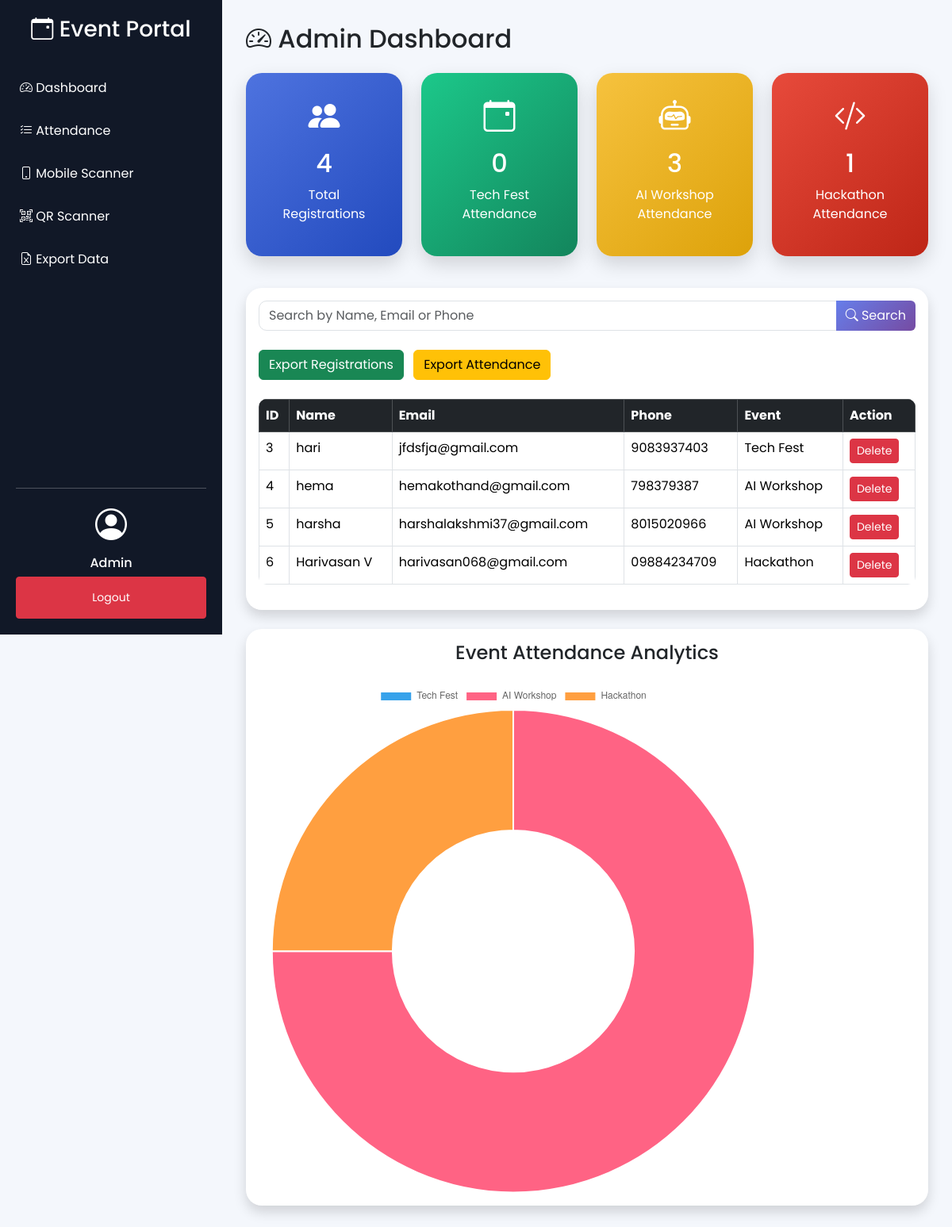
/admin (signed in), run on the app's committed database.
### tables this page shows
CREATE TABLE registrations(
            id INTEGER PRIMARY KEY AUTOINCREMENT,
            name TEXT,
            email TEXT,
            phone TEXT,
            event TEXT
        );

### app.py (the view)
@app.route('/admin')
def admin():
    if 'admin' not in session:
        return redirect('/login')
    search = request.args.get('search', '')
    conn = sqlite3.connect('database.db')
    cursor = conn.cursor()
    cursor.execute("""
    SELECT *
    FROM registrations
    WHERE name LIKE ?
    OR email LIKE ?
    OR phone LIKE ?
    """,
    (
        f'%{search}%',
        f'%{search}%',
        f'%{search}%'
    ))
    data = cursor.fetchall()
    total = len(data)
    cursor.execute(
        "SELECT COUNT(*) FROM attendance WHERE event='Tech Fest'"
    )
    techfest_attendance = cursor.fetchone()[0]
    cursor.execute(
        "SELECT COUNT(*) FROM attendance WHERE event='AI Workshop'"
    )
    aiworkshop_attendance = cursor.fetchone()[0]
    cursor.execute(
        "SELECT COUNT(*) FROM attendance WHERE event='Hackathon'"
    )
    hackathon_attendance = cursor.fetchone()[0]
    conn.close()
    return render_template(
        'admin.html',
        data=data,
        total=total,
        techfest_attendance=techfest_attendance,
        aiworkshop_attendance=aiworkshop_attendance,
        hackathon_attendance=hackathon_attendance,
        search=search
    )

### templates/admin.html (shortened to what this page needs)
<!DOCTYPE html>
<html lang="en">
<head>
<link href="https://cdn.jsdelivr.net/npm/bootstrap@5.3.2/dist/css/bootstrap.min.css"
      rel="stylesheet">
<link rel="stylesheet"
      href="https://cdn.jsdelivr.net/npm/bootstrap-icons@1.11.3/font/bootstrap-icons.min.css">
<link rel="stylesheet"
      href="https://unpkg.com/aos@2.3.4/dist/aos.css">
<link rel="stylesheet"
      href="{{ url_for('static', filename='css/style.css') }}">
</head>
<body>
<div class="sidebar">
<h3>
    <i class="bi bi-calendar-event"></i>
    Event Portal
</h3>
<a href="/admin">
    <i class="bi bi-speedometer2"></i>
    Dashboard
</a>
<a href="/attendance_records">
    <i class="bi bi-list-check"></i>
    Attendance
</a>
<a href="/mobile_scanner">
    <i class="bi bi-phone"></i>
    Mobile Scanner
</a>
<a href="/start_scanner">
    <i class="bi bi-qr-code-scan"></i>
    QR Scanner
</a>
<a href="/export">
    <i class="bi bi-file-earmark-excel"></i>
    Export Data
</a>
<div class="sidebar-profile">
    <hr>
    <div class="text-center">
        <i class="bi bi-person-circle fs-1"></i>
        <h6 class="mt-2">
            Admin
        </h6>
        <a href="/logout"
           class="btn btn-danger btn-sm mt-2">
            Logout
        </a>
    </div>
</div>
</div>
<div class="main-content">
<h2 class="mb-4">
    <i class="bi bi-speedometer2"></i>
    Admin Dashboard
</h2>
<div class="row mb-4">
    <div class="col-md-3 mb-3"
         data-aos="fade-right">
        <div class="dashboard-card bg-primary">
            <i class="bi bi-people-fill fs-1"></i>
            <h2>{{ total }}</h2>
            <p>Total Registrations</p>
        </div>
    </div>
    <div class="col-md-3 mb-3"
         data-aos="fade-up">
        <div class="dashboard-card bg-success">
            <i class="bi bi-calendar-event fs-1"></i>
            <h2>{{ techfest_attendance }}</h2>
            <p>Tech Fest Attendance</p>
        </div>
    </div>
    <div class="col-md-3 mb-3"
         data-aos="fade-down">
        <div class="dashboard-card bg-warning">
            <i class="bi bi-robot fs-1"></i>
            <h2>{{ aiworkshop_attendance }}</h2>
            <p>AI Workshop Attendance</p>
        </div>
    </div>
    <div class="col-md-3 mb-3"
         data-aos="fade-left">
        <div class="dashboard-card bg-danger">
            <i class="bi bi-code-slash fs-1"></i>
            <h2>{{ hackathon_attendance }}</h2>
            <p>Hackathon Attendance</p>
        </div>
    </div>
</div>
<div class="card shadow">
    <div class="card-body">
        <form method="GET" action="/admin">
            <div class="input-group mb-4">
                <input type="text"
                       class="form-control"
                       name="search"
                       placeholder="Search by Name, Email or Phone"
                       value="{{ search }}">
                <button class="btn btn-primary">
                    <i class="bi bi-search"></i>
                    Search
                </button>
            </div>
        </form>
        <div class="mb-4">
            <a href="/export"
               class="btn btn-success me-2">
                Export Registrations
            </a>
            <a href="/export_attendance"
               class="btn btn-warning">
                Export Attendance
            </a>
        </div>
        <div class="table-responsive">
            <table class="table table-hover table-bordered">
                <thead class="table-dark">
                    <tr>
                        <th>ID</th>
                        <th>Name</th>
                        <th>Email</th>
                        <th>Phone</th>
                        <th>Event</th>
                        <th>Action</th>
                    </tr>
                </thead>
                <tbody>
                    {% for row in data %}
                    <tr>
                        <td>{{ row[0] }}</td>
                        <td>{{ row[1] }}</td>
                        <td>{{ row[2] }}</td>
                        <td>{{ row[3] }}</td>
                        <td>{{ row[4] }}</td>
                        <td>
                            <a href="/delete/{{ row[0] }}"
                               class="btn btn-danger btn-sm"
                               onclick="return confirm('Delete this registration?')">
                                Delete
                            </a>
                        </td>
                    </tr>
                    {% endfor %}
                </tbody>
            </table>
        </div>
    </div>
</div>
<div class="card mt-4 shadow"
     data-aos="zoom-in">
    <div class="card-body">
        <h4 class="text-center mb-4">
            Event Attendance Analytics
        </h4>
        <canvas id="attendanceChart"></canvas>
    </div>
</div>
</div>
<script>
const ctx = document.getElementById('attendanceChart');
new Chart(ctx, {
    type: 'doughnut',
    data: {
        labels: [
            'Tech Fest',
            'AI Workshop',
            'Hackathon'
        ],
        datasets: [{
            data: [
                {{ techfest_attendance }},
                {{ aiworkshop_attendance }},
                {{ hackathon_attendance }}
            ]
        }]
    }
});
</script>
</body>
</html>

### static/css/style.css (style rules this page uses)
body { font-family:'Poppins',sans-serif; }
.card { border:none; border-radius:15px; transition:0.3s; }
.btn-primary { background: linear-gradient( 135deg, #667eea, #764ba2 ); border:none; }
.table { border-radius:10px; overflow:hidden; }
.dashboard-card { border-radius:15px; color:white; text-align:center; padding:20px; }
.dashboard-card { border-radius:20px; padding:25px; text-align:center; color:white; transition:0.3s; box-shadow:0 8px 20px rgba(0,0,0,0.15); }
.dashboard-card i { display:block; margin-bottom:10px; }
.bg-primary { background:linear-gradient(135deg,#4e73df,#224abe)!important; }
.bg-success { background:linear-gradient(135deg,#1cc88a,#13855c)!important; }
.bg-warning { background:linear-gradient(135deg,#f6c23e,#dda20a)!important; }
.bg-danger { background:linear-gradient(135deg,#e74a3b,#be2617)!important; }
body { background:#f4f7fc; }
.form-control, .form-select { border-radius:10px; }
.card { border:none; border-radius:20px; }
body { background:#f4f7fc; font-family:'Segoe UI',sans-serif; }
.dashboard-card { border-radius:20px; padding:25px; text-align:center; color:white; box-shadow:0 10px 25px rgba(0,0,0,0.15); }
.sidebar { position:fixed; top:0; left:0; width:260px; height:100vh; background:#1f2937; color:white; padding-top:20px; z-index:1000; }
.sidebar h3 { text-align:center; margin-bottom:30px; }
.sidebar a { display:block; color:white; padding:15px 25px; text-decoration:none; transition:0.3s; }
.main-content { margin-left:280px; padding:20px; }
.sidebar { position:fixed; top:0; left:0; width:260px; height:100vh; background:#111827; color:white; padding-top:20px; }
.sidebar a { display:block; color:white; text-decoration:none; padding:15px 25px; transition:0.3s; }
.main-content { margin-left:280px; padding:30px; }
body { font-family:'Poppins',sans-serif; background:#f4f7fc; }
html { scroll-behavior:smooth; }
.sidebar { transition:0.4s; }
.sidebar { position:fixed; height:100vh; }
.sidebar-profile { position:absolute; bottom:20px; left:20px; right:20px; }

### data on the page
registrations: id "3", name "hari", email "jfdsfja@gmail.com", phone "9083937403", event "Tech Fest"
registrations: id "4", name "hema", email "hemakothand@gmail.com", phone "798379387", event "AI Workshop"
registrations: id "5", name "harsha", email "harshalakshmi37@gmail.com", phone "8015020966", event "AI Workshop"
registrations: id "6", name "Harivasan V", email "harivasan068@gmail.com", phone "09884234709", event "Hackathon"

### other printed values
{{ total }} "4"
{{ techfest_attendance }} "0"
{{ aiworkshop_attendance }} "3"
{{ hackathon_attendance }} "1"
chart data {{ techfest_attendance }} 0
chart data {{ aiworkshop_attendance }} 3
chart data {{ hackathon_attendance }} 1
